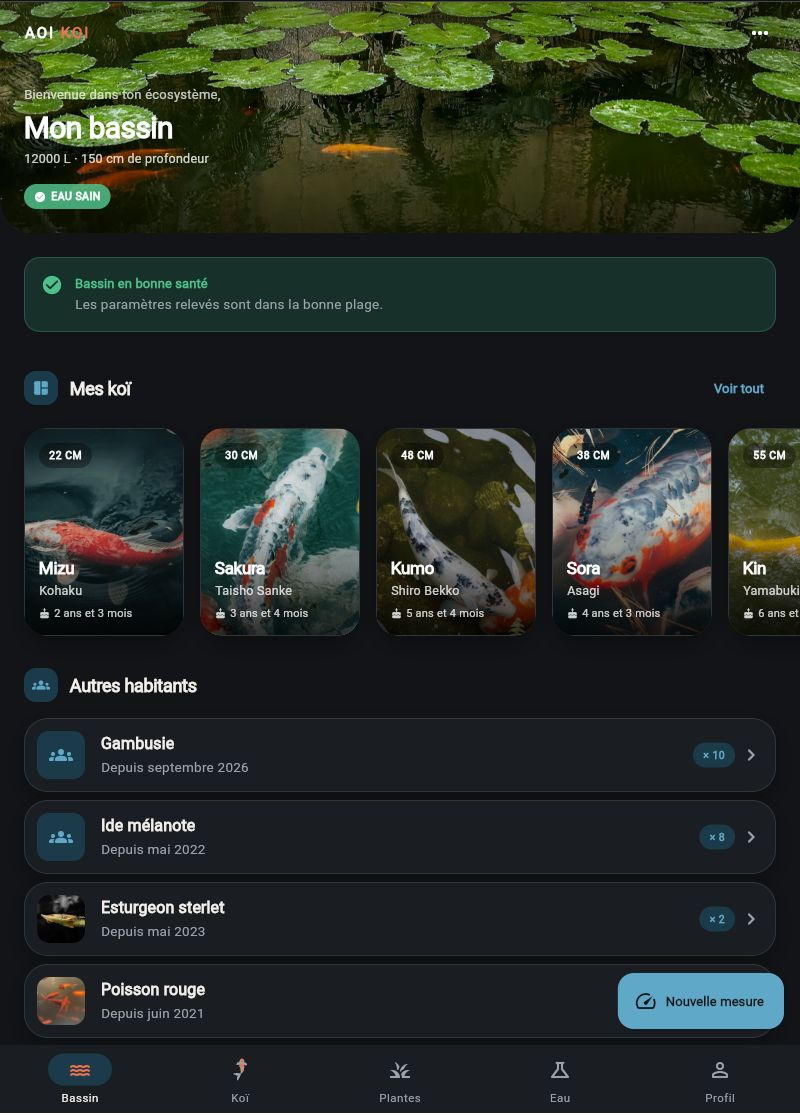
#> input picture store/captures/1-IMG_20261005_164553.jpg, 800 x 1115 px
$ python -i store_screenshots.py   (imports and definitions only)
#> lines starting #> are read from the running program, lines starting #| are printed output that depends on the picture
"""Captures de la fiche Google Play, au format 1080 x 1920 (9:16).

Chaque capture brute est posée sur le fond bleu de l'appli, sous une légende
courte : le format exigé pour être mis en avant sur Google Play (au moins
quatre captures, 1080 px au minimum, 9:16), valable aussi pour les sections
tablette 7 et 10 pouces. Le texte reste bien sous la limite de 20 % de
l'image fixée par Google.

Usage (Python 3 et Pillow) :
    python tool/store_screenshots.py store/captures store/screenshots

Les captures brutes sont prises dans l'ordre alphabétique de leur nom ; les
légendes viennent de LEGENDES, dans le même ordre. Préfixer les fichiers
(1-accueil.png, 2-koi.png…) suffit à fixer l'ordre.
"""
import math
import sys
from pathlib import Path

from PIL import Image, ImageDraw, ImageFilter, ImageFont

W, H = 1080, 1920
DEEP, MID = (20, 66, 90), (44, 110, 143)
WHITE = (248, 245, 240)
HI = (240, 113, 74)

# (titre, sous-titre) : sobres, sans superlatif ni classement (règles Play).
LEGENDES = [
    ("Votre bassin", "d'un coup d'œil"),
    ("Chaque koï", "sa fiche, sa lignée, sa croissance"),
    ("Vos plantes", "rangées par zone"),
    ("La qualité de l'eau", "relevé après relevé"),
    ("Toute votre collection", "en photos"),
    ("Les autres habitants", "du bassin"),
    ("Votre carnet", "en clair comme en sombre"),
    ("Vos données", "à vous seul"),
]


# [59 lines left out: functions font, background, compose, not called in this run]


def main(src, dst):
    src, dst = Path(src), Path(dst)
    dst.mkdir(parents=True, exist_ok=True)
    shots = sorted(p for p in src.iterdir() if p.suffix.lower() in {".png", ".jpg", ".jpeg"})
    if not shots:
        sys.exit(f"Aucune capture dans {src}")
    for i, shot in enumerate(shots[: len(LEGENDES)]):
        title, subtitle = LEGENDES[i]
        # JPEG sans sous-échantillonnage des couleurs : le texte de l'interface
        # reste net, pour un fichier quatre fois plus léger qu'en PNG.
        out = dst / f"{i + 1:02d}-{shot.stem}.jpg"
        compose(shot, title, subtitle).save(out, quality=93, subsampling=0, optimize=True)
        print(out, Image.open(shot).size, "->", (W, H))


# [2 lines not run here, left out]

>>> import cv2
>>> picture = cv2.imread('../store/captures/1-IMG_20261005_164553.jpg', cv2.IMREAD_GRAYSCALE)
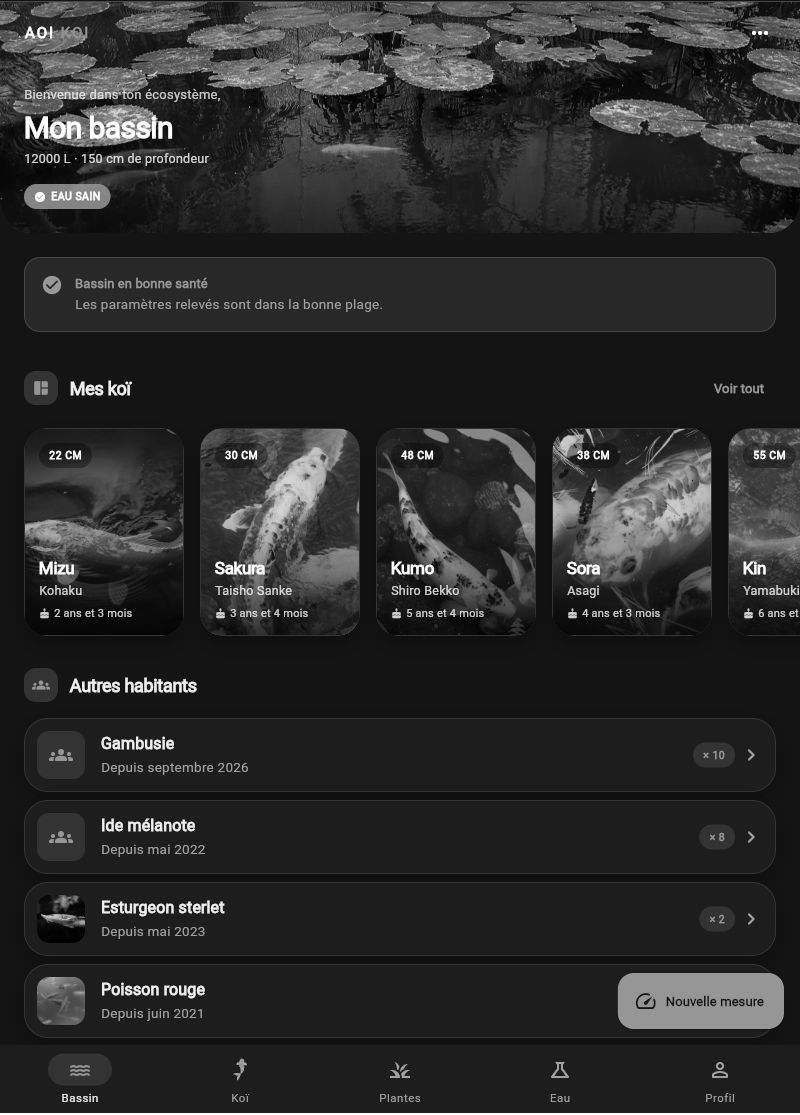
#> picture: shape (1115, 800); min 0, max 255, mean 43.5
>>> result = main(picture, 'out.png')
#> (the run stopped early here; a loop or call above may not have finished)

$ run again, on store/captures/3-IMG_20261005_164850.jpg
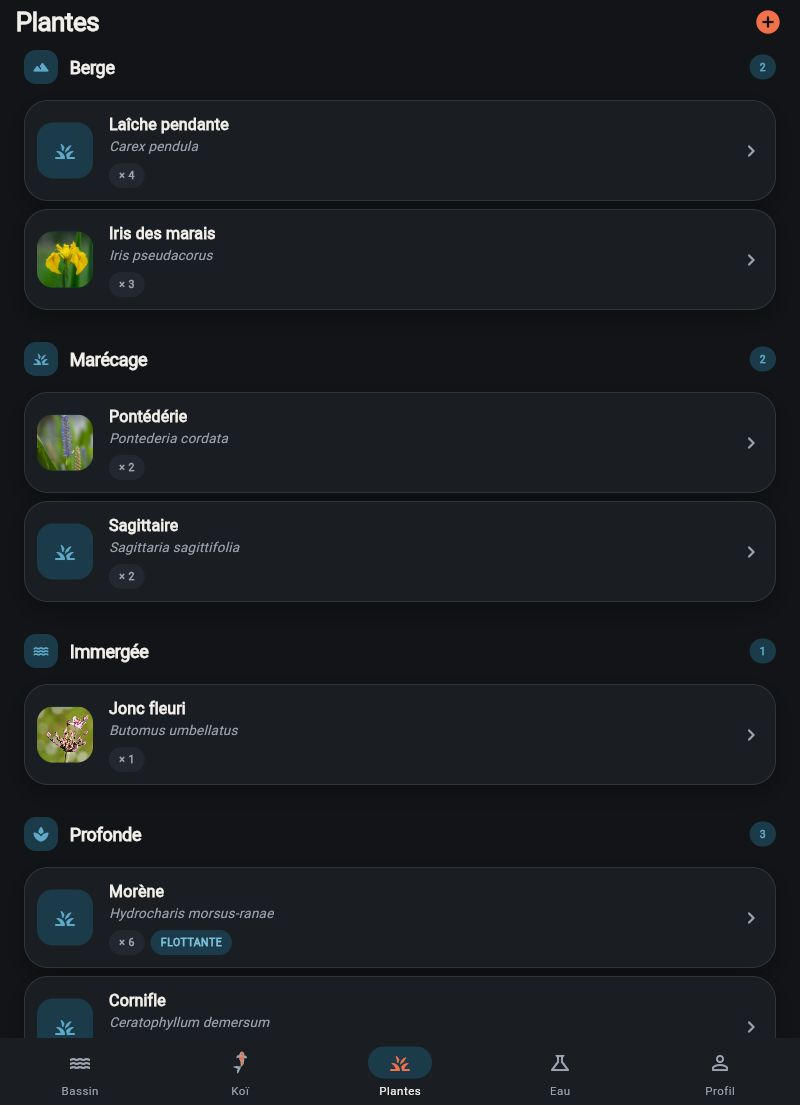
#> input picture store/captures/3-IMG_20261005_164850.jpg, 800 x 1105 px
#> `picture = cv2.imread('../store/captures/1-IMG_20261005_164553.jpg', cv..`:
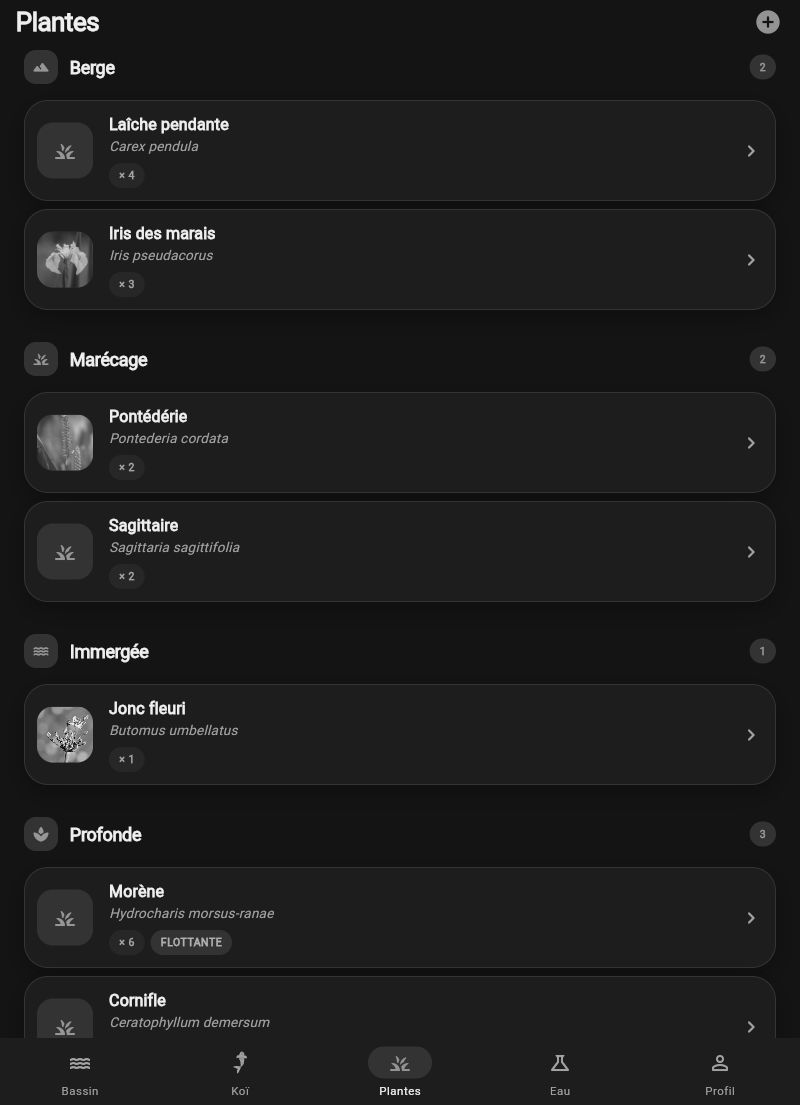
#> picture: shape (1105, 800); min 0, max 255, mean 29.5

$ run again, on store/captures/4-IMG_20261005_164933.jpg
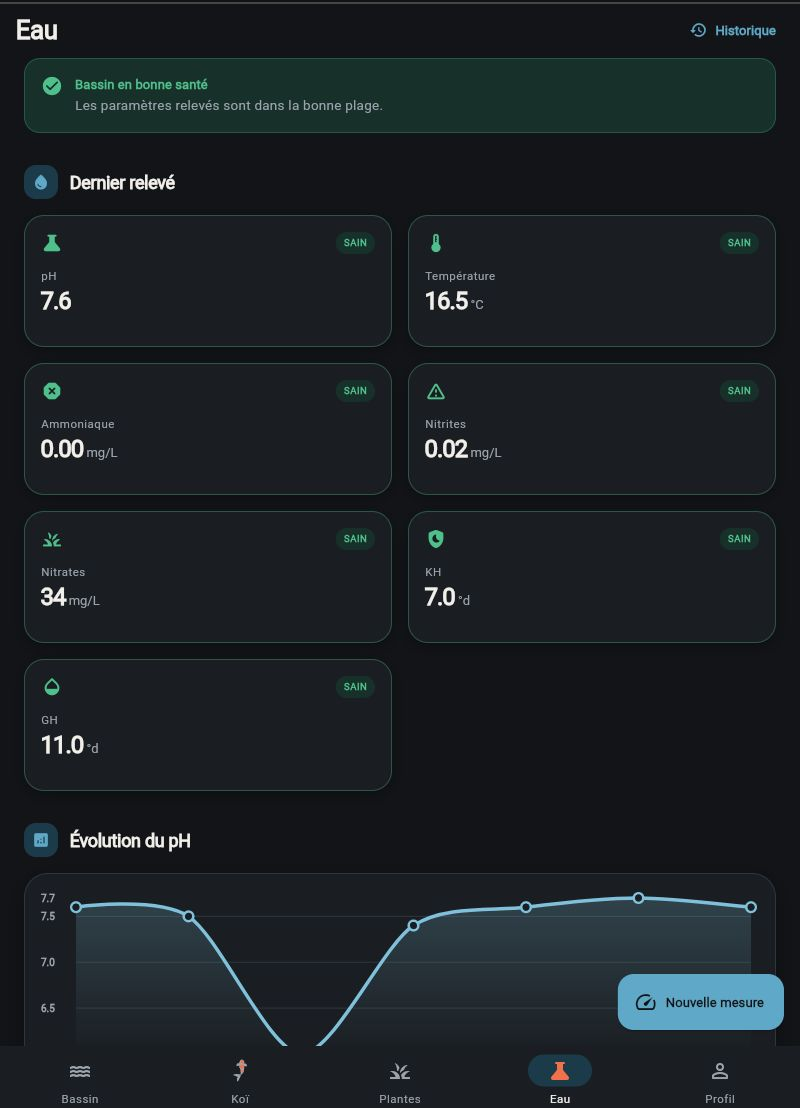
#> input picture store/captures/4-IMG_20261005_164933.jpg, 800 x 1108 px
#> `picture = cv2.imread('../store/captures/1-IMG_20261005_164553.jpg', cv..`:
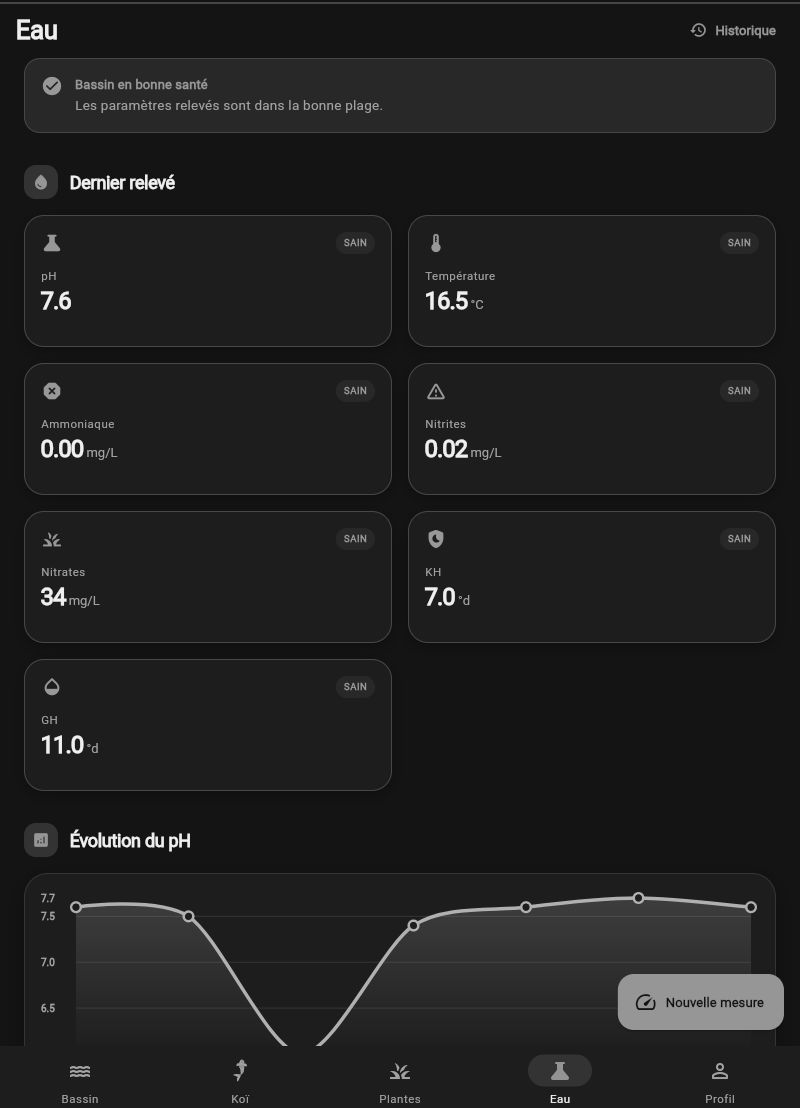
#> picture: shape (1108, 800); min 0, max 255, mean 31.8
